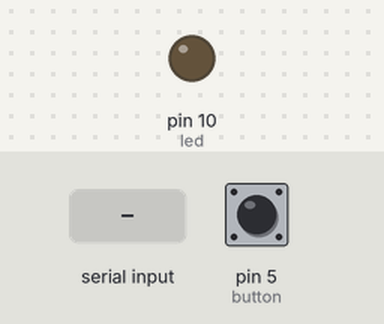
Bench run of a sketch on a simulated Arduino Uno, built with avr-gcc and run on an emulated ATmega328P. Shown: output pins drawn as LEDs (lit = HIGH). Inputs (shaded band) come from the test bench; at power-on: pin 5 (button) LOW.

Above: at 1.2 s.
1.3 s: "H" received over Serial
At 2.7 s:
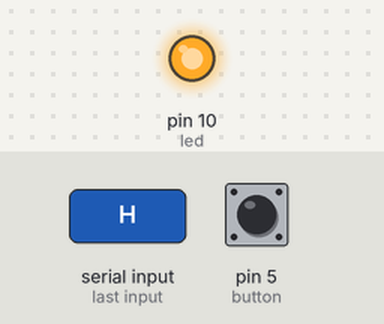
4.4 s: "1" received over Serial
At 5.1 s:
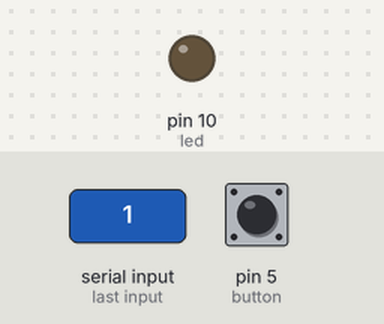
Timing chart, 0 to 7.4 s (numbered marks = the images above; inputs shaded):
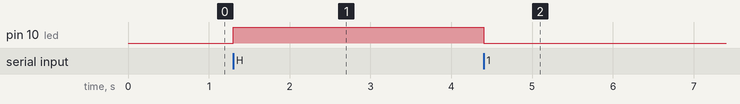

Measured:
- after the input at 1.3 s, pin 10 (led): LOW → HIGH at once
- after the input at 4.4 s, pin 10 (led): HIGH → LOW at once

The sketch:

helloYouSketch.ino
```cpp
int led = 10; // led that we will toggle
char inChar;  // character we will use for messages from the RPi

int button = 5;
int buttonState;

void setup() {
  Serial.begin(9600);
  pinMode(led, OUTPUT);
  pinMode(button, INPUT);
}

void loop() {
  // read the character we recieve on the serial port from the RPi
  if(Serial.available()) {
    inChar = (char)Serial.read();
  }

  // if we get a 'H', turn the LED on, else turn it off
  if(inChar == 'H'){
    digitalWrite(led, HIGH);
  }
  else{
    digitalWrite(led, LOW);
  }

  // Button event checker - if pressed, send message to RPi
  int newState = digitalRead(button);
  if (buttonState != newState) {
    buttonState = newState;
    if(buttonState == HIGH){
      Serial.println("light");
    }
    else{
      Serial.println("dark");
    }
  }
}
```
